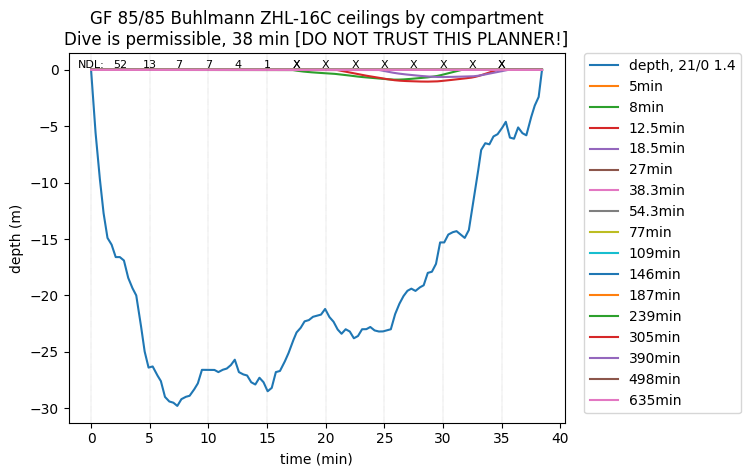

Write Python code to recreate this figure.
from abc import ABC
from typing import List, Sequence

"""
Assumptions:

Only breathing air.
Input is a list of tuples (time, depth)  - starting at (0,0) and ending at (T, 0) for T>0
This will be converted to a second-by-second list of (time,depth)
An algorithm will then run to generate (time,depth,compartment_1_ppN2)
A second algorithm will compare (depth,compartment_1_ppN2) to the M-value at that depth
"""

# set obvious parameters
OXYGEN = 0.21
NITROGEN = 0.79
assert OXYGEN + NITROGEN == 1

SURFACE_OXYGEN = 0.21
SURFACE_NITROGEN = 0.79
assert SURFACE_OXYGEN + SURFACE_NITROGEN == 1

WV_PRESSURE = 0.0627

class DiveProfileCheckpoint:
    def __init__(self, time, depth, state=None, validation=None) -> None:
        self.time = time
        self.depth = depth
        self.state = state
        self.validation = validation

    def __repr__(self) -> str:
        return str((self.time, self.depth, self.state, self.validation))
    
    def __str__(self):
        return str((self.time, self.depth, self.state, self.validation))

class DiveProfile:
    def __init__(self, checkpoints: List[DiveProfileCheckpoint]) -> None:
        self.__checkpoints__ = checkpoints
        self.explode_checkpoints(checkpoints)

    def explode_checkpoints(self, checkpoints):
        assert checkpoints[0].time == 0
        assert checkpoints[0].depth == 0
        self.profile = []
        for checkpoint in checkpoints:
            self.add_checkpoint(checkpoint)
    
    def delete_after(self, t):
        # TODO optimisation for GetMeHome
        for i in reversed(range(len(self.profile))):
            if self.profile[i].time > t:
                self.profile.pop()
    
    def add_checkpoint(self, next_checkpoint):
        if self.profile:
            prev_checkpoint = self.profile[-1]
        else:
            self.profile.append(next_checkpoint)
            return None
        time_to_process = prev_checkpoint.time

        while time_to_process <= next_checkpoint.time:
            # get previous and next checkpoint
            if time_to_process == next_checkpoint.time:
                self.profile.append(next_checkpoint)
            else:
                prop_prev = (time_to_process - prev_checkpoint.time) / (next_checkpoint.time - prev_checkpoint.time)
                interpolated_depth = next_checkpoint.depth * prop_prev + prev_checkpoint.depth * (1-prop_prev)
                new_checkpoint = DiveProfileCheckpoint(time=time_to_process, depth=interpolated_depth)
                self.profile.append(new_checkpoint)
            time_to_process = time_to_process + 1
    
    def __getitem__(self, key):
        return self.profile[key]

    def __len__(self):
        return len(self.profile)

class DiveAlgorithm(ABC):
    def __calculate_states__(self, dive_profile: DiveProfile):
        # adds a state to each entry in the dive profile
        pass

    def __validate_states__(self, dive_profile: DiveProfile) -> bool:
        # decides if the state at each point in the dive profile is valid
        # returns a bool, True if all are valid
        pass

    def process(self, dive_profile: DiveProfile) -> bool:
        self.__calculate_states__(dive_profile)
        return self.__validate_states__(dive_profile)

class BuhlmannCompartment:
    def __init__(self, gf_hi, surfacing_m_value, m_value_slope, half_time_min) -> None:
        self.gf_hi = gf_hi  # TODO refactor again
        self.surfacing_m_value = surfacing_m_value  # in metres of sea water (10 msw = 1 bar = surface)
        self.m_value_slope = m_value_slope
        self.half_time_min = half_time_min
    
    def __repr__(self) -> str:
        return str(self.half_time_min)
    
    def __str__(self):
        return str(self.half_time_min)

class BuhlmannCompartmentState:
    def __init__(
        self,
        compartment: BuhlmannCompartment,
        current_checkpoint: DiveProfileCheckpoint=None,
        previous_checkpoint: DiveProfileCheckpoint=None
    ) -> None:
        self.compartment = compartment
        if previous_checkpoint == None:
            self.ppn2 = (1 - WV_PRESSURE) * SURFACE_NITROGEN
            self.ceiling = self.calculate_ceiling(self.ppn2, compartment)
        else:
            prev_ppn2 = [
                bcs.ppn2 for bcs in previous_checkpoint.state if compartment == bcs.compartment  # note the object comparison
                ][0]
            self.update_ppn2(
                compartment,
                inhaled_ppn2=(1+(current_checkpoint.depth)/10 - WV_PRESSURE) * NITROGEN,
                time_spent=current_checkpoint.time - previous_checkpoint.time,
                prev_ppn2=prev_ppn2
            )
            self.ceiling = self.calculate_ceiling(self.ppn2, compartment)
    
    def update_ppn2(self,
        compartment: BuhlmannCompartment,
        inhaled_ppn2,
        time_spent,
        prev_ppn2
        ):
        # this is the main algo
        self.ppn2 = prev_ppn2 + (inhaled_ppn2 - prev_ppn2) * (1 - 2 ** (-(time_spent / 60) / compartment.half_time_min))

    def calculate_ceiling(self, ppn2, compartment):
        surfacing_m_value=compartment.surfacing_m_value
        m_value_slope = compartment.m_value_slope
        gf=compartment.gf_hi  # TODO: is a gradient factor an attribute of a compartment?
        # TODO fix gradient factors
        surfacing_m_value_bar = surfacing_m_value/10 # body partial pressure limit for nitrogen
        gf_prop = gf/100
        adjusted_m_value_slope = m_value_slope*(gf_prop) + (1-gf_prop)  # weighted average of M-value slope and equilibrium
        adjusted_surfacing_m_value_bar = (surfacing_m_value_bar - 1) * gf_prop + 1
        """
        The Nitrogen constant NITROGEN should not appear here AT ALL. nobody cares what you're breathing. It's only the ppn2
        in your body compared to the pressure around you. That's all that's relevant for deco calculations.

        For offgassing, NITROGEN does come into play. Whether you're on- or off-gassing has nothing to do with the line y=x,
        it's related to what you're breathing.
        https://scubaboard.com/community/threads/ceiling-gf.568222/page-11#post-8433388

        Find M-value for a given ambient pressure.

        Ambient pressure = 1 means M-value = surfacing_m_value
        Ambient pressure = 2 means M-value = surfacing_m_value + m_value_slope_bar

        so M_value = surfacing_m_value + amb_press_bar * m_value_slope_bar

        now sub ppn2 = M_value and find amb_press_bar

        amb_press_bar = (ppn2 - surfacing_m_value) / m_value_slope_bar
        """
        # -1 is an offset to do with the intercept being zero absolute pressure not surface pressure?
        # TODO justify
        ceiling_bar = (ppn2 - adjusted_surfacing_m_value_bar) / adjusted_m_value_slope - 1
        ceiling = (ceiling_bar + 1) * 10
        if ceiling<0:
            return 0
        else:
            return ceiling

    def __repr__(self) -> str:
        return "halftime is " + str(self.compartment) + " ppN2 is " + str(self.ppn2)
    
    def __str__(self):
        return "halftime is " + str(self.compartment) + " ppN2 is " + str(self.ppn2)

class BuhlmannState(Sequence):
    # this will behave as a list of BuhlmannCompartmentState
    def __init__(self, compartments, prev_checkpoint: DiveProfileCheckpoint = None, cur_checkpoint: DiveProfileCheckpoint = None) -> None:
        if prev_checkpoint == None:
            state = [BuhlmannCompartmentState(compartment) for compartment in compartments]
        else:
            state = [BuhlmannCompartmentState(
                compartment,
                previous_checkpoint=prev_checkpoint,
                current_checkpoint=cur_checkpoint) for compartment in compartments]
        self.__state__ = state
    
    def __getitem__(self, key):
        return self.__state__[key]

    def __len__(self):
        return len(self.__state__)
    
    def __repr__(self) -> str:
        return str(self.__state__)
    
    def __str__(self):
        return str(self.__state__)

class Buhlmann_Z16C(DiveAlgorithm):
    def __init__(self, gf=100) -> None:
        # https://www.shearwater.com/wp-content/uploads/2019/05/understanding_m-values.pdf
        self.gf_hi=gf
        self.gf_lo=gf  # not used, much harder to implement
        self.compartments = [
            BuhlmannCompartment(gf_hi=gf,surfacing_m_value=29.65704, m_value_slope = 1.7928,half_time_min=5),
            BuhlmannCompartment(gf_hi=gf,surfacing_m_value=25.35936, m_value_slope = 1.5352,half_time_min=8),
            BuhlmannCompartment(gf_hi=gf,surfacing_m_value=22.49424, m_value_slope = 1.3847,half_time_min=12.5),
            BuhlmannCompartment(gf_hi=gf,surfacing_m_value=20.36064, m_value_slope = 1.278,half_time_min=18.5),
            BuhlmannCompartment(gf_hi=gf,surfacing_m_value=18.53184, m_value_slope = 1.2306,half_time_min=27),
            BuhlmannCompartment(gf_hi=gf,surfacing_m_value=16.94688, m_value_slope = 1.1857,half_time_min=38.3),
            BuhlmannCompartment(gf_hi=gf,surfacing_m_value=15.94104, m_value_slope = 1.1504,half_time_min=54.3),
            BuhlmannCompartment(gf_hi=gf,surfacing_m_value=15.27048, m_value_slope = 1.1223,half_time_min=77),
            BuhlmannCompartment(gf_hi=gf,surfacing_m_value=14.7828, m_value_slope = 1.0999,half_time_min=109),
            BuhlmannCompartment(gf_hi=gf,surfacing_m_value=14.38656, m_value_slope = 1.0844,half_time_min=146),
            BuhlmannCompartment(gf_hi=gf,surfacing_m_value=14.05128, m_value_slope = 1.0731,half_time_min=187),
            BuhlmannCompartment(gf_hi=gf,surfacing_m_value=13.74648, m_value_slope = 1.0635,half_time_min=239),
            BuhlmannCompartment(gf_hi=gf,surfacing_m_value=13.44168, m_value_slope = 1.0552,half_time_min=305),
            BuhlmannCompartment(gf_hi=gf,surfacing_m_value=13.13688, m_value_slope = 1.0478,half_time_min=390),
            BuhlmannCompartment(gf_hi=gf,surfacing_m_value=12.92352, m_value_slope = 1.0414,half_time_min=498),
            BuhlmannCompartment(gf_hi=gf,surfacing_m_value=12.74064, m_value_slope = 1.0359,half_time_min=635)
        ]

    def __calculate_states__(self, dive_profile: DiveProfile):
        for i in range(len(dive_profile.profile)):
            cur_checkpoint = dive_profile.profile[i]  # to update
            if not cur_checkpoint.state:
                if i == 0:
                    cur_checkpoint.state = BuhlmannState(self.compartments)
                else:
                    prev_checkpoint = dive_profile.profile[i-1]
                    cur_checkpoint.state = BuhlmannState(self.compartments, prev_checkpoint, cur_checkpoint)

    def __validate_states__(self, dive_profile: DiveProfile) -> bool:
        for checkpoint in dive_profile:
            if not checkpoint.validation:
                checkpoint.validation = all([compartment.ceiling <= checkpoint.depth for compartment in checkpoint.state])
        return all([checkpoint.validation for checkpoint in dive_profile])

def graph_buhlmann_dive_profile(dive: DiveProfile, buhlmann: Buhlmann_Z16C):
    times = [checkpoint.time/60 for checkpoint in dive.profile]
    depths = [-checkpoint.depth for checkpoint in dive.profile]
    checkpoints_not_allowed = [checkpoint for checkpoint in dive.profile if not checkpoint.validation]
    validation = len(checkpoints_not_allowed) == 0
    min_second_not_allowed = None if validation else int(checkpoints_not_allowed[0].time)
    min_minute_not_allowed = None if validation else int(min_second_not_allowed//60)

    import matplotlib.pyplot as plt
    plt.tight_layout()
    plt.plot(times, depths, label='depth')

    for i in range(len(buhlmann.compartments)):
        compartment_ceiling = [-checkpoint.state[i].ceiling for checkpoint in dive.profile]
        plt.plot(times, compartment_ceiling, label=str(buhlmann.compartments[i].half_time_min) + 'min')
        # compartment_ppn2 = [checkpoint.state[i].ppn2 for checkpoint in dive.profile]
        # plt.plot(times, compartment_ppn2, label=str(buhlmann.compartments[i].half_time_min) + 'min')
    
    xcoords = range(int(min(times)), int(max(times)), 5)
    for xc in xcoords:
        plt.axvline(x=xc, color='gray', linestyle='dotted', linewidth='0.3')
    plt.xlabel('time (min)')
    plt.ylabel('depth (m)')
    plt.title(
        'GF {gf_lo}/{gf_hi} Buhlmann ZHL-16C ceilings by compartment\n'.format(gf_lo=buhlmann.gf_lo, gf_hi=buhlmann.gf_hi)
        + 'Dive is {} [DO NOT TRUST THIS PLANNER!]'.format(
            'permissible, {} min'.format(str(int(max(times)))) if validation else 'not permissible from minute {}'.format(min_minute_not_allowed)
            )
        )

    plt.legend(bbox_to_anchor=(1.04, 1), borderaxespad=0)

    plt.savefig('deco.png',bbox_inches="tight")
